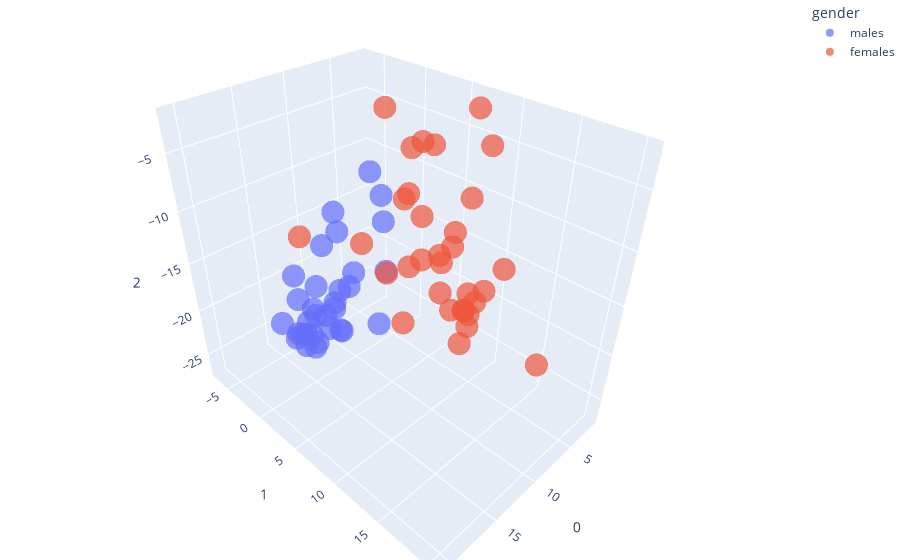

Notebook source saved alongside this figure:
### Code cell
males_df = pd.DataFrame(males_data_transformed)
males_df['gender'] = 'males'
females_df = pd.DataFrame(females_data_transformed)
females_df['gender'] = 'females'

df = pd.concat([males_df, females_df])

fig = px.scatter_3d(
    df, x=0, y=1, z=2, color='gender',
    size_max=18, opacity=0.7
)

fig.update_layout(margin=dict(l=0, r=0, b=0, t=0))

### Figure 1 — Plotly figure (JSON) as saved in the notebook; plotly's stock layout.template omitted (floating-point values rounded to 4 significant figures)
{"data": [{"hovertemplate": "gender=males<br>0=%{x}<br>1=%{y}<br>2=%{z}<extra></extra>", "legendgroup": "males", "marker": {"color": "#636efa", "opacity": 0.7, "symbol": "circle"}, "mode": "markers", "name": "males", "scene": "scene", "showlegend": true, "type": "scatter3d", "x": [3.292, 12.47, 10.79, 9.607, 15.33, 9.061, 10.71, 12.76, 5.587, 13.94, 8.171, 11.18, 11.65, 13.87, 13.27, 9.676, 11.88, 8.45, 15.17, 11.26, 11.5, 7.238, 12.34, 4.87, 10.41, 9.63, 14.61, 11.56, 9.118, 9.119, 10.17, 14.25], "y": [-3.001, -3.151, -3.371, 2.165, 0.446, -5.459, -1.932, 1.255, -1.421, -2.493, -2.021, -4.025, -3.817, -4.091, -3.315, -2.369, -3.531, -4.204, -4.316, -5.628, -6.699, 0.9144, -5.824, -1.073, -0.1008, -4.295, -2.665, -4.259, -4.07, -3.077, -1.694, -2.595], "z": [-16.5, -26.89, -24.03, -7.207, -21.51, -17.73, -21.75, -21.98, -26.89, -25.4, -19.61, -20.7, -23.76, -25.49, -24.91, -21.07, -26.88, -13.86, -23.04, -25.83, -23.48, -10.67, -19.8, -20.6, -19.08, -26.84, -23.61, -23.28, -24.46, -26.74, -14.13, -23.87]}, {"hovertemplate": "gender=females<br>0=%{x}<br>1=%{y}<br>2=%{z}<extra></extra>", "legendgroup": "females", "marker": {"color": "#EF553B", "opacity": 0.7, "symbol": "circle"}, "mode": "markers", "name": "females", "scene": "scene", "showlegend": true, "type": "scatter3d", "x": [12.12, 15.18, 8.131, 8.82, 6.486, 8.225, 11.88, 13.11, 10.93, 17.62, 9.498, 16.16, 11.26, 8.255, 14.49, 12.83, 9.766, 5.266, 12.26, 9.388, 10.41, 11.52, 13.07, 3.779, 12.27, 1.565, 8.027, 8.356, 15.48, 5.997, 20.79, 8.089], "y": [8.435, 13.03, 8.711, 5.966, 3.43, 11.41, 11.92, 12.76, 7.818, 12.28, 12.78, 8.314, 20.31, 2.542, 15.02, 14.76, 13.0, 5.008, 10.3, 13.26, 11.8, 13.92, 15.09, 9.526, 14.78, 6.408, 13.03, 10.15, 11.67, 13.26, 7.633, 6.377], "z": [-6.274, -7.824, -13.43, -4.212, -9.845, -6.557, -12.79, -8.561, -12.9, -8.039, -16.83, -8.227, -14.85, -2.222, -6.247, -15.35, -15.38, -5.401, -6.878, -14.26, -15.26, -13.47, -12.04, -4.529, -11.17, -3.03, -14.06, -9.895, -13.68, -12.89, -5.968, -3.836]}], "layout": {"legend": {"title": {"text": "gender"}, "tracegroupgap": 0}, "margin": {"b": 0, "l": 0, "r": 0, "t": 0}, "scene": {"domain": {"x": [0, 1], "y": [0, 1]}, "xaxis": {"title": {"text": "0"}}, "yaxis": {"title": {"text": "1"}}, "zaxis": {"title": {"text": "2"}}}}}
